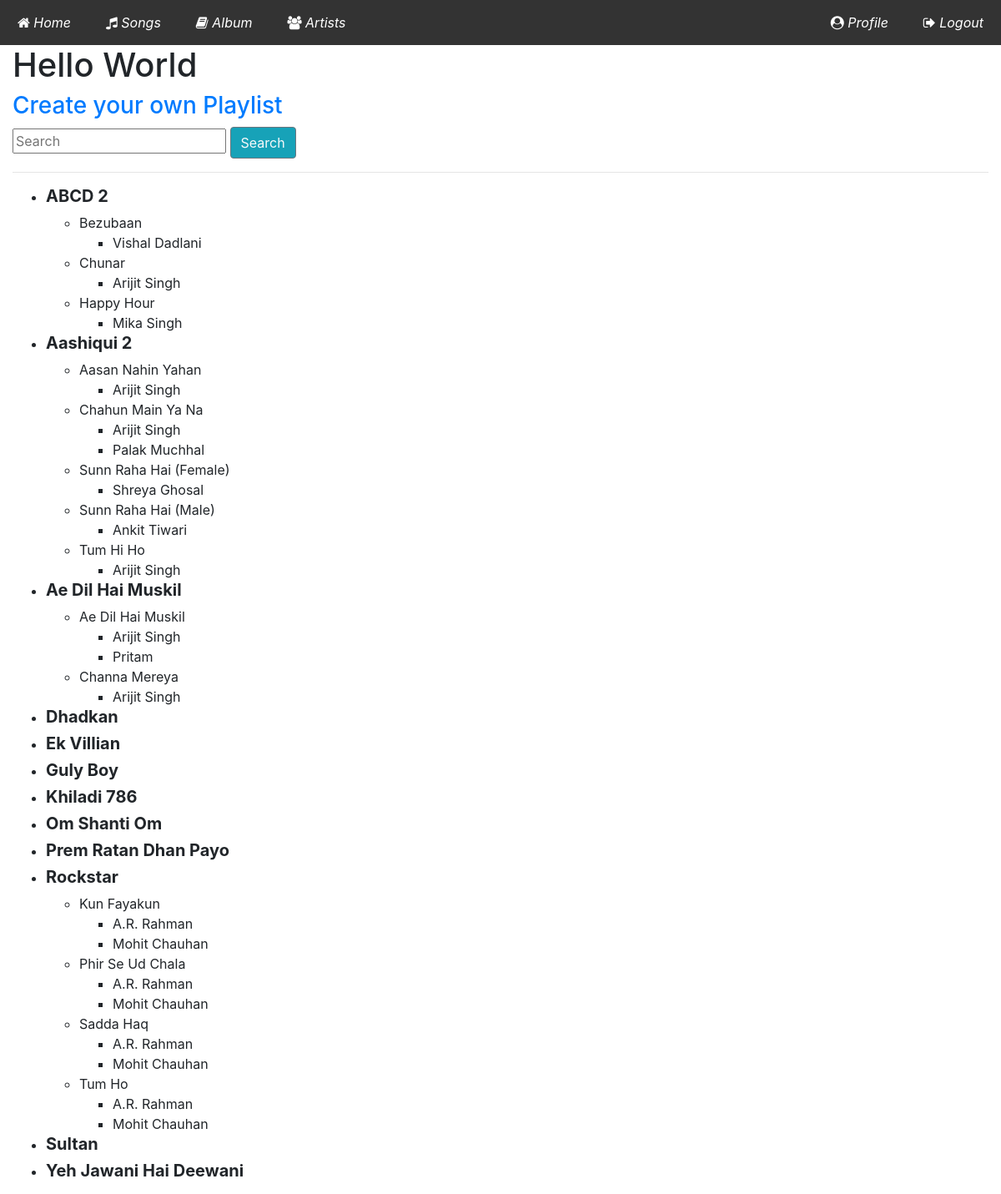
The app's page / (signed in) with its own data.
### songs/models.py (models this page shows, shortened)
class Album(models.Model):
    owner       = models.ForeignKey(Profile, on_delete=models.CASCADE)
    Title       = models.CharField(max_length=30,unique=True)
    Released_on = models.DateField(null=True, blank=True,help_text='Format : YYYY-MM-DD')
    Cover       = models.ImageField(null=True,blank=True)
    class Meta :
        ordering =['Title']

class Song(models.Model):
    owner       = models.ForeignKey(Profile ,on_delete=models.CASCADE)
    Title       = models.CharField(max_length=30)
    Album       = models.ForeignKey('Album',on_delete=models.CASCADE,null=True,blank= True)
    Artist      = models.ManyToManyField('Artist', blank=True)
    Lyrics      = models.TextField(null=True,blank=True)
    Duration    = models.DurationField(null=True,blank= True,help_text='Please use the following '
                                                                       'format: <em>hh-mm-ss</em>')
    def __str__(self):
        return self.Title
    class Meta :
        ordering =['Title']

class Artist(models.Model):
    owner = models.ForeignKey(Profile, on_delete=models.CASCADE)
    Title    = models.CharField(max_length=30,unique=True)
    def __str__(self):
        return self.Title
    class Meta :
        ordering =['Title']

### songs/views.py (the view)
# urls.py: path('',HomeTemplateView.as_view(),name='home'),
class HomeTemplateView(TemplateView):
    template_name = 'home.htm'
    def get_context_data(self, **kwargs):
        context = super().get_context_data()
        if self.request.user.is_authenticated:
            query = self.request.GET.get('q')
            qs = Album.objects.filter(owner=self.request.user.profile)
            if query:
                qs = qs.filter(Q(Title__icontains=query) |
                               Q(song__Title__icontains=query) |
                               Q(song__Artist__Title__icontains=query)).distinct()
            context['album'] = qs
        return context

### templates/home.htm (shortened to what this page needs)
{% extends "base.htm" %}
{% block content %}
    <h1>Hello World</h1>
    <h3 ><a href="{% url 'song-create' %}">Create your own Playlist</a></h3>
    <form class="form" method="get" action=".">
        <input type="text" placeholder="Search" name="q" value="{{ request.GET.q }}">
        <button class="btn btn-info btn-outline-secondary text-light"  type="submit">Search</button>
    </form>
{% if user.is_authenticated %}
    <hr/>
    {% if album %}
        <ul> {% for obj in album  %}
            <li><h5><b>{{ obj.Title }}</b></h5></li>
                <ul>
                      {% for obj in obj.song_set.all %}
                        <li>{{ obj }}
                            <ul>
                                {% for artist in obj.Artist.all %}
                                    <li type="square">{{ artist }}</li>
                                    {% endfor %}
                            </ul>
                        </li>{% endfor %}
                </ul>
    {% endfor %}
</ul>
    {% else %}
    <p class="lead">No Items Found</p>
{% endif %}
{% endif %}
{% endblock content%}

### templates/base.htm (shortened to what this page needs)
<!DOCTYPE HTML5>
<html lang="en">
<head>
    <link rel="stylesheet" href="https://stackpath.bootstrapcdn.com/bootstrap/4.3.1/css/bootstrap.min.css"
>
    <link rel="stylesheet" href="https://cdnjs.cloudflare.com/ajax/libs/font-awesome/4.7.0/css/font-awesome.min.css">
</head>
<body>
    {% include 'nav_bar.htm' %}
<div class="container-fluid">
    {% block content %}
    {% endblock content %}
</div>
</body>
</html>

### templates/nav_bar.htm
{% load static %}
<link rel="stylesheet" type="text/css" href="{% static 'css/nav_bar.css' %}">
<div class="navbar1"  >
    <i>
        <a href="{% url 'home' %}" class="btn"><i class="fa fa-home"></i> Home</a>
        {% if user.is_authenticated %}
            <a href="{% url 'songs' %}" class="btn"><i class="fa fa-music"></i> Songs</a>
            <a href="{% url 'album' %}" class="btn"><i class="fa fa-book"></i> Album</a>
            <a href="{% url 'artists' %}" class="btn"><i class="fa fa-users"></i> Artists</a>
            <a href="{% url 'logout' %}" class="right btn" ><i class="fa fa-sign-out"></i> Logout</a>
            <a href="{% url 'profile' username=user.username %}" class="right btn"><i class="fa fa-user-circle"></i>
                Profile</a>
        {% else %}
            <a href="{% url 'Register' %}" class="right btn"><i class="fa fa-user-plus"></i> Register</a>
            <a href="{% url 'login' %}" class="right btn"><i class="fa fa-sign-in"></i> Login</a>
        {% endif %}
    </i>
</div>

### static/css/nav_bar.css (style rules this page uses)
.navbar1 { overflow: hidden; background-color: #333; }
.navbar1 a { float: left; display: block; color: white; text-align: center; padding: 14px 20px; text-decoration: none; }
.navbar1 a.right { float: right; }

### records on screen
Album: Title "ABCD 2"
Song: Title "Bezubaan"
Artist: Title "Vishal Dadlani"
Song: Title "Chunar"
Artist: Title "Arijit Singh"
Song: Title "Happy Hour"
Artist: Title "Mika Singh"
Album: Title "Aashiqui 2"
Song: Title "Aasan Nahin Yahan"
Song: Title "Chahun Main Ya Na"
Artist: Title "Palak Muchhal"
Song: Title "Sunn Raha Hai (Female)"
Artist: Title "Shreya Ghosal"
Song: Title "Sunn Raha Hai (Male)"
Artist: Title "Ankit Tiwari"
Song: Title "Tum Hi Ho"
Album: Title "Ae Dil Hai Muskil"
Song: Title "Ae Dil Hai Muskil"
Artist: Title "Pritam"
Song: Title "Channa Mereya"
Album: Title "Dhadkan"
Album: Title "Ek Villian"
Album: Title "Guly Boy"
Album: Title "Khiladi 786"
Album: Title "Om Shanti Om"
Album: Title "Prem Ratan Dhan Payo"
Album: Title "Rockstar"
Song: Title "Kun Fayakun"
Artist: Title "A.R. Rahman"
Artist: Title "Mohit Chauhan"
Song: Title "Phir Se Ud Chala"
Song: Title "Sadda Haq"
Song: Title "Tum Ho"
Album: Title "Sultan"
Album: Title "Yeh Jawani Hai Deewani"
